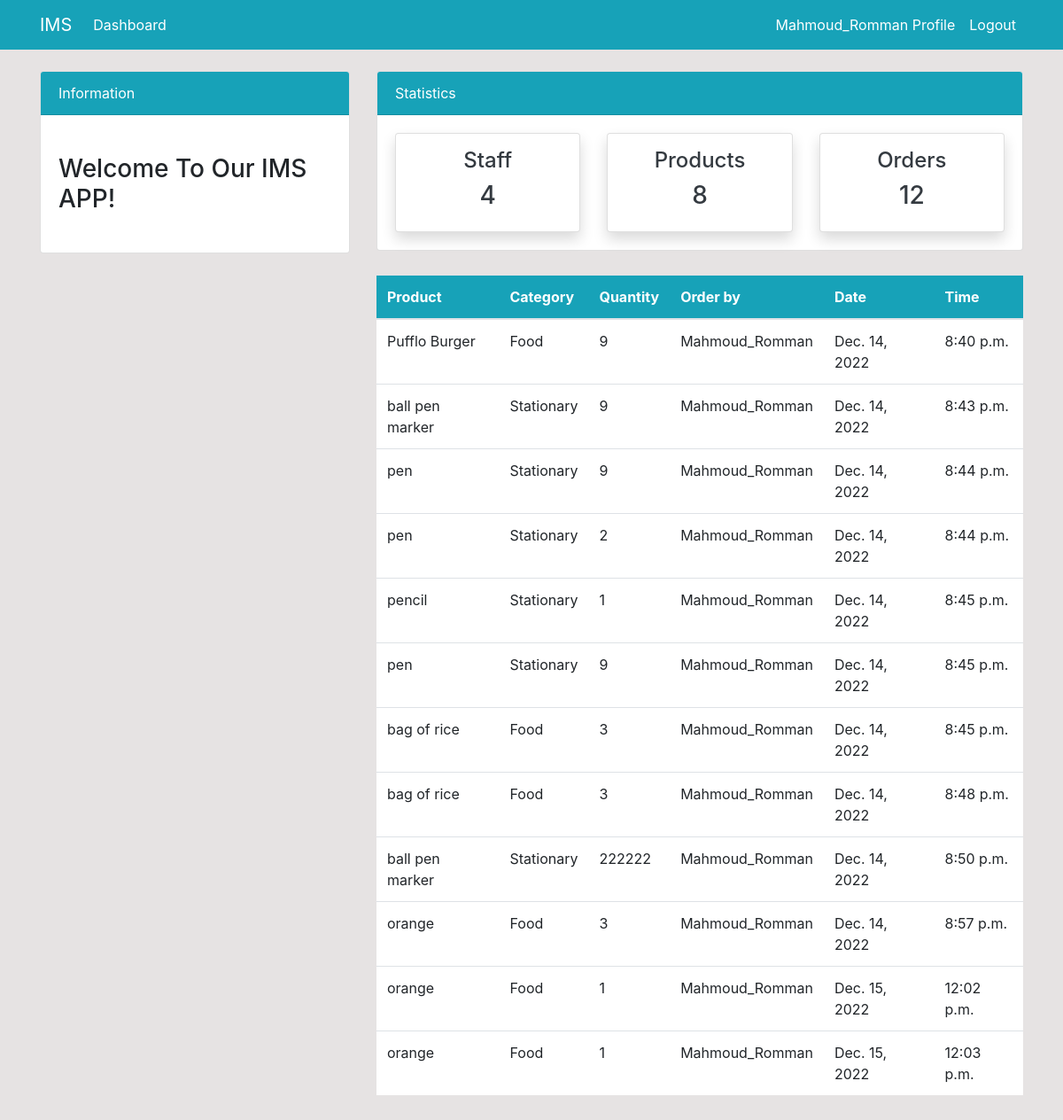
The page /order/ (signed in) on the database its author committed.
### dashboard/models.py (models this page shows, shortened)
class Order(models.Model):
    product = models.ForeignKey(Product, on_delete=models.CASCADE, null=True)
    staff = models.ForeignKey(User, on_delete=models.CASCADE, null=True)
    order_quantity = models.PositiveIntegerField(null=True)
    date = models.DateTimeField(auto_now_add=True)
    class Meta:
        verbose_name_plural = 'Order'

class Product(models.Model):
    name = models.CharField(max_length=100, null=True)
    category = models.CharField(max_length=20, choices=CATEGORY, null=True)
    quantity = models.PositiveIntegerField(default=0, null=True)
    class Meta:
        verbose_name_plural = 'Product'
    def __str__(self):
        return(self.name)

### dashboard/views.py (the view)
# urls.py: path('order/', views.order, name='dashboard-order'),
@login_required(login_url='user-login')
def order(request):
    orders = models.Order.objects.all()
    users_number = models.User.objects.count()
    products_number = models.Product.objects.count()
    orders_number = models.Order.objects.count()
    context = {
        'orders' : orders,
        'users_number' : users_number,
        'products_number' : products_number,
        'orders_number' : orders_number,
    }
    return render(request, 'dashboard/order.html', context)

### templates/dashboard/order.html (shortened to what this page needs)
{% extends 'partials/base.html' %}
{% block content %}
{% include 'partials/topnav.html' %}
    <div class="container">
        <div class="row my-4">
            <div class="col-md-4">
            </div>
            <div class="col-md-8">
                <table class="table bg-white">
                    <thead class="bg-info">
                        <tr class="text-white">
                            <th scope="col">Product</th>
                            <th scope="col">Category</th>
                            <th scope="col">Quantity</th>
                            <th scope="col">Order by</th>
                            <th scope="col">Date</th>
                            <th scope="col">Time</th>
                        </tr>
                    </thead>
                    <tbody>
                        {% for order in orders %}
                        <tr>
                            <td>{{order.product}}</td>
                            <td>{{order.product.category}}</td>
                            <td>{{order.order_quantity}}</td>
                            <td>{{order.staff.username}}</td>
                            <td>{{order.date|date}}</td>
                            <td>{{order.date|time}}</td>
                        </tr>
                        {% endfor %}
                    </tbody>
                </table>
            </div>
        </div>
    </div>
{% endblock content %}

### templates/partials/nav.html (shortened to what this page needs)
<nav class="navbar navbar-expand-lg navbar-info bg-info">
    {% if user.is_authenticated %}
    <div class="container">
        <a class="navbar-brand text-white" href="{% url 'dashboard-index' %}">IMS</a>
        <div class="collapse navbar-collapse" id="navbarSupportedContent">
            <ul class="navbar-nav mr-auto">
                <li class="nav-item active">
                    <a class="nav-link text-white" href="{% url 'dashboard-index' %}">Dashboard </a>
                </li>
            </ul>
        <ul class="navbar-nav ml-auto">
                <li class="nav-item active">
                    <a class="nav-link text-white" href="{% url 'user-profile' %}">{{user.username}} Profile </a>
                </li>
                <li class="nav-item">
                    <a class="nav-link text-white" href="{% url 'user-logout' %}">Logout</a>
                </li>
        </ul>
        {% endif %}
        </div>
    </div>
</nav>

### static/style.css (style rules this page uses)
body { background: rgb(230, 227, 227); }

### rows shown on the page
Order: product "Pufflo Burger", product.category "Food", order_quantity "9", staff.username "Mahmoud_Romman", date "Dec. 14, 2022", date "8:40 p.m."
Order: product "ball pen marker", product.category "Stationary", order_quantity "9", staff.username "Mahmoud_Romman", date "Dec. 14, 2022", date "8:43 p.m."
Order: product "pen", product.category "Stationary", order_quantity "9", staff.username "Mahmoud_Romman", date "Dec. 14, 2022", date "8:44 p.m."
Order: product "pen", product.category "Stationary", order_quantity "2", staff.username "Mahmoud_Romman", date "Dec. 14, 2022", date "8:44 p.m."
Order: product "pencil", product.category "Stationary", order_quantity "1", staff.username "Mahmoud_Romman", date "Dec. 14, 2022", date "8:45 p.m."
Order: product "pen", product.category "Stationary", order_quantity "9", staff.username "Mahmoud_Romman", date "Dec. 14, 2022", date "8:45 p.m."
Order: product "bag of rice", product.category "Food", order_quantity "3", staff.username "Mahmoud_Romman", date "Dec. 14, 2022", date "8:45 p.m."
Order: product "bag of rice", product.category "Food", order_quantity "3", staff.username "Mahmoud_Romman", date "Dec. 14, 2022", date "8:48 p.m."
Order: product "ball pen marker", product.category "Stationary", order_quantity "222222", staff.username "Mahmoud_Romman", date "Dec. 14, 2022", date "8:50 p.m."
Order: product "orange", product.category "Food", order_quantity "3", staff.username "Mahmoud_Romman", date "Dec. 14, 2022", date "8:57 p.m."
Order: product "orange", product.category "Food", order_quantity "1", staff.username "Mahmoud_Romman", date "Dec. 15, 2022", date "12:02 p.m."
Order: product "orange", product.category "Food", order_quantity "1", staff.username "Mahmoud_Romman", date "Dec. 15, 2022", date "12:03 p.m."

### other values the page prints
{{ user.username }} "Mahmoud_Romman"
{{ users_number }} "4"
{{ products_number }} "8"
{{ orders_number }} "12"
